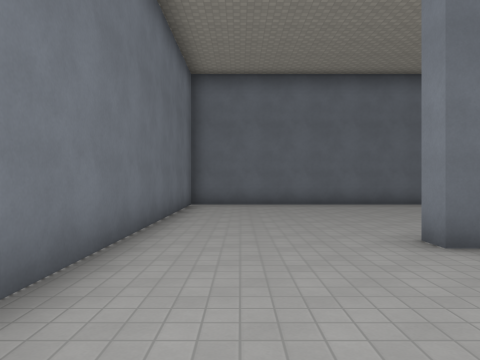
View 1 (above)

16 first-person views from a walk through a Godot game level. The camera is 1.5 m above the floor, looks level and sees 70° across. The floor is counted in squares, 2 m on a side. Each view is taken from the middle of a square. On the plan, view 1 faces up. The plan holds only what a view shows up to about 11 squares ahead; the rest is blank. Characters and animated objects are left out. Surface patterns are stand-ins for the level's own textures.

View 2
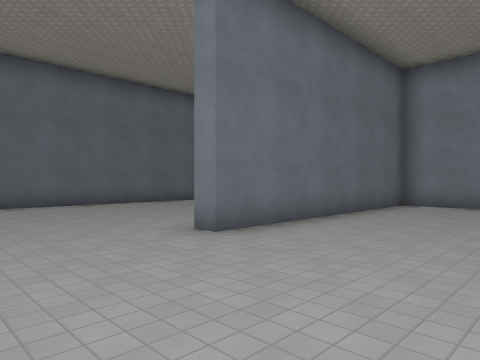

View 3
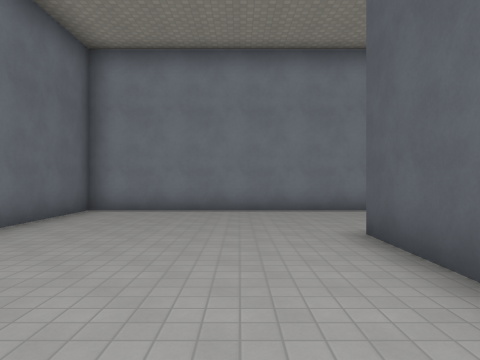

View 4
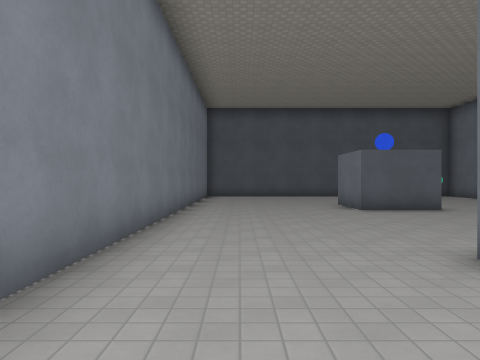

View 5
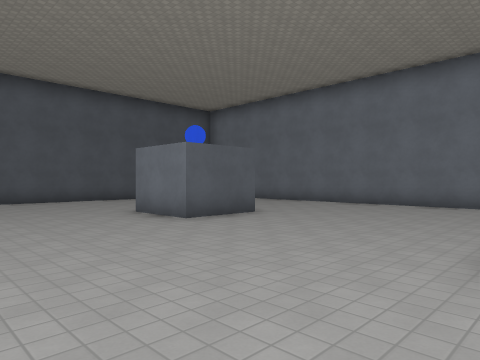

View 6
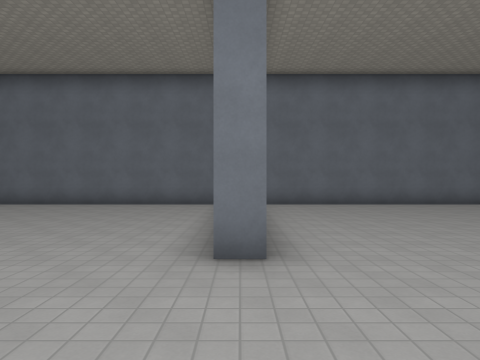

View 7
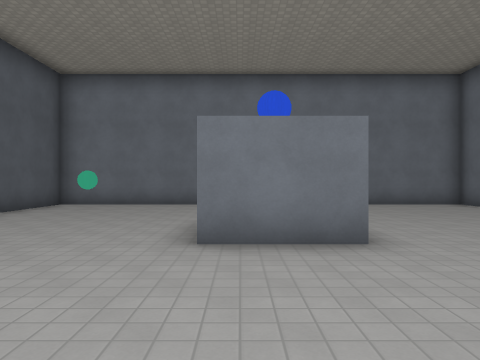

View 8
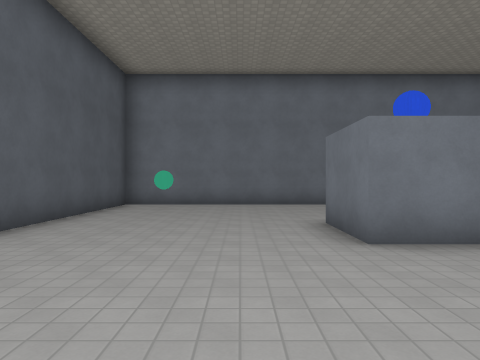

View 9
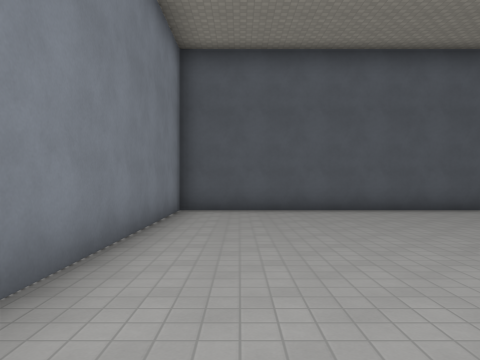

View 10
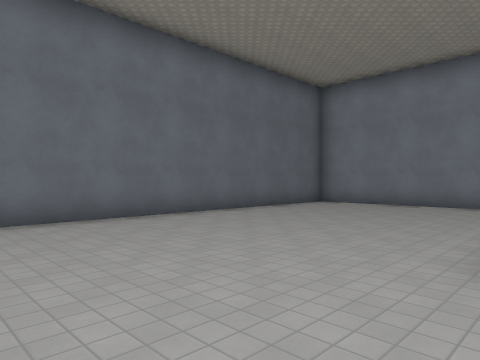

View 11
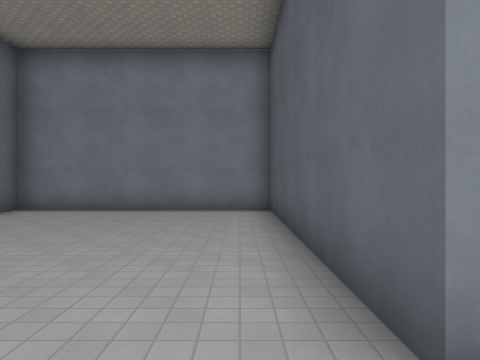

View 12
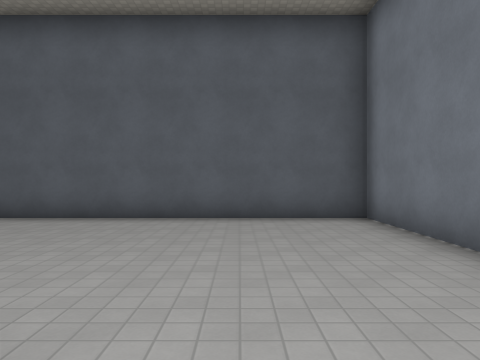

View 13
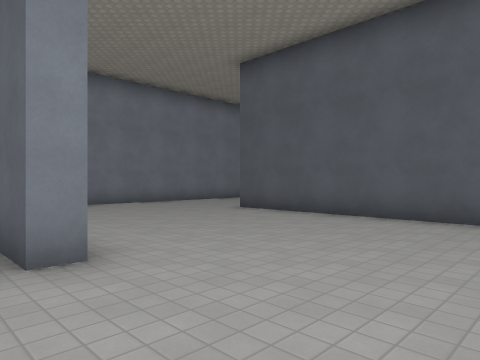

View 14
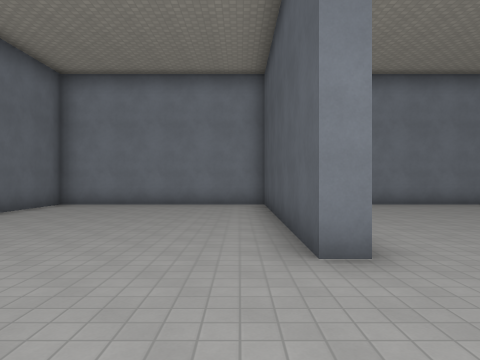

View 15
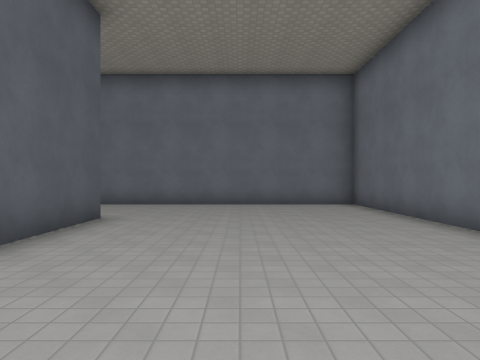

View 16
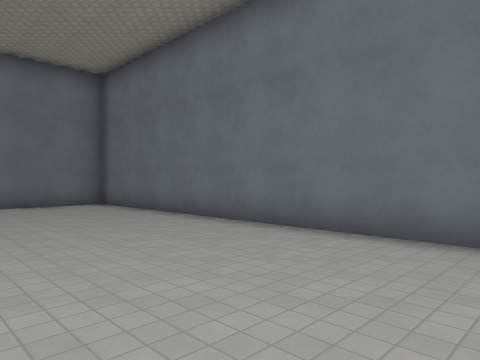

### Floor plan
Points are (right, up) in squares from view 1. A wall is a line through its corners. A room is listed if a view was taken in it or the views show most of it. See-through windows are left out.
Room 1 (views 1, 2, 3, 4, 5, 6, 7, 8, 9, 10, 11, 12, 13, 14, 15, 16)
walls: (3, -7.5) (5, -7.5) (5, -9.5) (3, -9.5); (-0.6, -2.2) (-1.5, -2.2) (-1.5, -14.5) (9.5, -14.5) (9.5, 3.7) (2.2, 3.7) (2.2, 4.2) (9.2, 4.2); (9.5, 4.1) (9.5, 10.5) (-1.5, 10.5) (-1.5, -1.8) (5.7, -1.8) (5.7, -2.2)
objects: orb (0, -13)

Where each view was taken, in squares from view 1:
view 1: 0 up, 0 right, facing up
view 2: 0 up, 1 left, facing up-right
view 3: 0 up, 1 right, facing right
view 4: 1 up, 8 right, facing down
view 5: 2 down, 9 right, facing down-left
view 6: 2 down, 9 right, facing left
view 7: 9 down, 9 right, facing left
view 8: 11 down, 9 right, facing left
view 9: 6 down, 8 right, facing down
view 10: 4 up, 1 left, facing up-right
view 11: 5 up, 1 right, facing right
view 12: 5 up, 1 right, facing down
view 13: 5 up, 1 left, facing down-right
view 14: 5 up, 1 left, facing right
view 15: 7 up, 9 right, facing left
view 16: 6 up, 9 right, facing up-left
